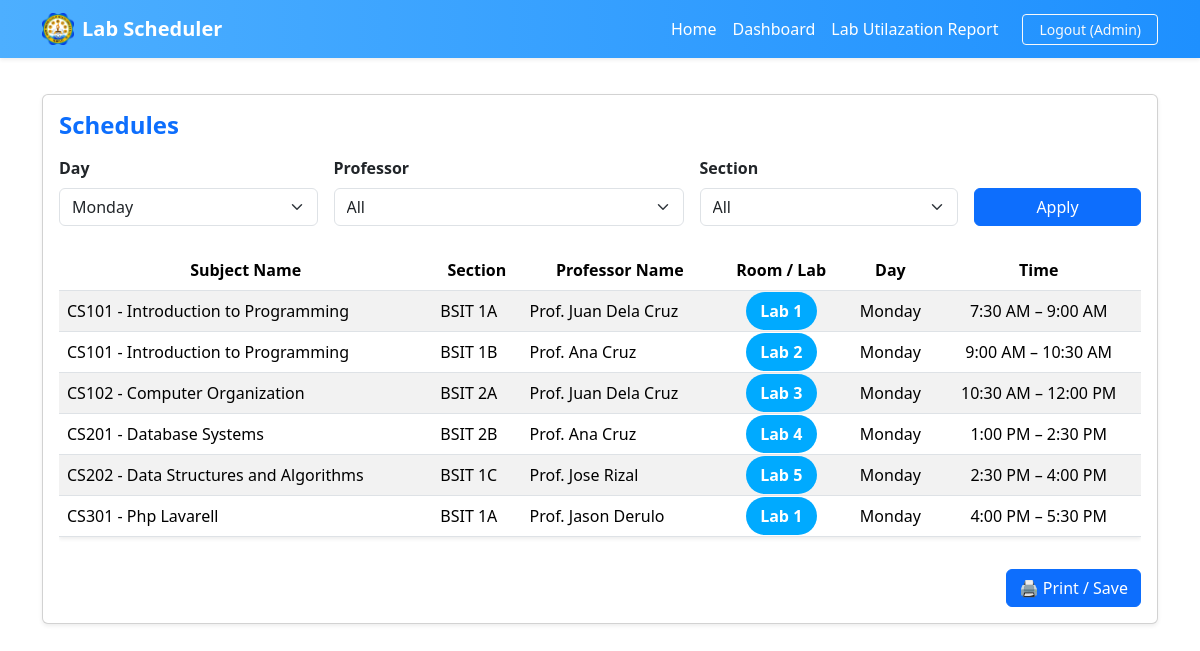
Page /schedules/view.php?day=Monday (signed in) on the committed database.
### tables this page shows
CREATE TABLE `schedules` (
  `id` int(11) NOT NULL,
  `lab_id` int(11) NOT NULL,
  `section_id` int(11) NOT NULL,
  `professor_subject_id` int(11) NOT NULL,
  `auto_shift` tinyint(1) NOT NULL DEFAULT 0,
  `day` enum('Monday','Tuesday','Wednesday','Thursday','Friday','Saturday') NOT NULL,
  `start_time` time NOT NULL,
  `end_time` time NOT NULL,
  `created_at` timestamp NOT NULL DEFAULT current_timestamp(),
  `week` int(11) NOT NULL DEFAULT 1
);

CREATE TABLE `subjects` (
  `id` int(11) NOT NULL,
  `subject_code` varchar(50) NOT NULL,
  `subject_name` varchar(150) NOT NULL,
  `created_at` timestamp NOT NULL DEFAULT current_timestamp()
);

CREATE TABLE `sections` (
  `id` int(11) NOT NULL,
  `section_name` varchar(100) NOT NULL
);

CREATE TABLE `professors` (
  `id` int(11) NOT NULL,
  `user_id` int(11) DEFAULT NULL,
  `name` varchar(100) NOT NULL
);

CREATE TABLE `labs` (
  `id` int(11) NOT NULL,
  `lab_name` varchar(100) NOT NULL,
  `color` varchar(20) DEFAULT '#00aaff'
);

### schedules/view.php (the view, shortened to what this page needs)
<?php
include '../includes/db.php';
$dayFilter       = $_GET['day'] ?? "All";
$professorFilter = $_GET['professor_id'] ?? "All";
$sectionFilter   = $_GET['section_id'] ?? "All";
$sql = "
    SELECT s.id, s.day, s.start_time, s.end_time,
           sec.section_name,
           l.lab_name, l.color AS lab_color,
           p.name AS professor_name,
           subj.subject_code, subj.subject_name
    FROM schedules s
    JOIN sections sec ON s.section_id = sec.id
    JOIN labs l ON s.lab_id = l.id
    JOIN professor_subjects ps ON s.professor_subject_id = ps.id
    JOIN professors p ON ps.professor_id = p.id
    JOIN subjects subj ON ps.subject_id = subj.id
    WHERE 1=1
";
$params = [];
$types  = "";
if ($dayFilter !== "All") {
    $sql .= " AND s.day = ?";
    $params[] = $dayFilter;
    $types .= "s";
}
$sql .= " ORDER BY
            FIELD(s.day, 'Monday','Tuesday','Wednesday','Thursday','Friday','Saturday'),
            s.start_time ASC";
$stmt = $conn->prepare($sql);
if (count($params) > 0) {
    $stmt->bind_param($types, ...$params);
}
$stmt->execute();
$result = $stmt->get_result();
?>
<!DOCTYPE html>
<html lang="en">
<head>
    <link href="https://cdn.jsdelivr.net/npm/bootstrap@5.3.0/dist/css/bootstrap.min.css" rel="stylesheet">
</head>
<body>
<?php include("../includes/navbar.php"); ?>
<div class="container mt-4">
    <div class="card shadow-sm">
        <div class="card-body">
            <h4 class="card-title mb-3 text-primary fw-bold">Schedules</h4>
            <form method="GET" class="row g-3 align-items-end mb-4 no-print">
                <div class="col-md-3">
                    <label for="day" class="form-label fw-semibold">Day</label>
                    <select name="day" id="day" class="form-select">
                        <?php
                        $days = ["Monday","Tuesday","Wednesday","Thursday","Friday","Saturday"];
                        foreach ($days as $day) {
                            echo "<option value='$day' " . ($dayFilter === $day ? "selected" : "") . ">$day</option>";
                        }
                        ?>
                    </select>
                </div>
                <div class="col-md-4">
                    <label for="professor_id" class="form-label fw-semibold">Professor</label>
                    <select name="professor_id" id="professor_id" class="form-select">
                        <option value="All" <?= $professorFilter === "All" ? "selected" : "" ?>>All</option>
                    </select>
                </div>
                <div class="col-md-3">
                    <label for="section_id" class="form-label fw-semibold">Section</label>
                    <select name="section_id" id="section_id" class="form-select">
                        <option value="All" <?= $sectionFilter === "All" ? "selected" : "" ?>>All</option>
                    </select>
                </div>
                <div class="col-md-2 d-grid">
                    <button type="submit" class="btn btn-primary">Apply</button>
                </div>
            </form>
            <div class="table-responsive">
                <table class="table table-striped text-center align-middle shadow-sm">
                    <thead>
                        <tr>
                            <th>Subject Name</th>
                            <th>Section</th>
                            <th>Professor Name</th>
                            <th>Room / Lab</th>
                            <th>Day</th>
                            <th>Time</th>
                        </tr>
                    </thead>
                    <tbody>
                        <?php if ($result->num_rows > 0): ?>
                            <?php while ($row = $result->fetch_assoc()): ?>
                                <tr>
                                    <td class="text-start">
                                        <?= htmlspecialchars($row['subject_code'] . " - " . $row['subject_name']) ?>
                                        <td class="text-start">
                                        <?= htmlspecialchars($row['section_name']) ?>
                                    </td>
                                    </td>
                                    <td class="text-start">
                                        <?= htmlspecialchars($row['professor_name']) ?>
                                    </td>
                                    <td>
                                        <span class="badge-lab text-white" style="background-color: <?= htmlspecialchars($row['lab_color']) ?>;">
                                            <?= htmlspecialchars($row['lab_name']) ?>
                                        </span>
                                    </td>
                                    <td><?= htmlspecialchars($row['day']) ?></td>
                                    <td><?= date("g:i A", strtotime($row['start_time'])) . " – " . date("g:i A", strtotime($row['end_time'])) ?></td>
                                </tr>
                            <?php endwhile; ?>
                        <?php else: ?>
                            <tr><td colspan="5">No schedules found.</td></tr>
                        <?php endif; ?>
                    </tbody>
                </table>
            </div>
            <div class="d-flex justify-content-end mt-3 no-print">
                <button onclick="window.print();" class="btn btn-primary">🖨️ Print / Save</button>
            </div>
        </div>
    </div>
</div>
</body>
</html>

### schedules/view.php (style rules this page uses)
body { background-color: #f8f9fa; }
.table th { background-color: #007bff; color: white; }
.table td, .table th { vertical-align: middle; }
.badge-lab { padding: 0.5em 0.9em; border-radius: 50px; font-weight: 600; }
.btn-primary { background-color: #007bff; border: none; }

### includes/navbar.php (style rules this page uses)
html, body { margin: 0; padding: 0; }
body { padding-top: 70px; }

### rows in the picture
schedules: subjects.subject_code+subject_name "CS101 - Introduction to Programming", section.section_name "BSIT 1A", professors.name "Prof. Juan Dela Cruz", lab.lab_name "Lab 1", day "Monday", start_time "7:30 AM", end_time "9:00 AM"
schedules: subjects.subject_code+subject_name "CS101 - Introduction to Programming", section.section_name "BSIT 1B", professors.name "Prof. Ana Cruz", lab.lab_name "Lab 2", day "Monday", start_time "9:00 AM", end_time "10:30 AM"
schedules: subjects.subject_code+subject_name "CS102 - Computer Organization", section.section_name "BSIT 2A", professors.name "Prof. Juan Dela Cruz", lab.lab_name "Lab 3", day "Monday", start_time "10:30 AM", end_time "12:00 PM"
schedules: subjects.subject_code+subject_name "CS201 - Database Systems", section.section_name "BSIT 2B", professors.name "Prof. Ana Cruz", lab.lab_name "Lab 4", day "Monday", start_time "1:00 PM", end_time "2:30 PM"
schedules: subjects.subject_code+subject_name "CS202 - Data Structures and Algorithms", section.section_name "BSIT 1C", professors.name "Prof. Jose Rizal", lab.lab_name "Lab 5", day "Monday", start_time "2:30 PM", end_time "4:00 PM"
schedules: subjects.subject_code+subject_name "CS301 - Php Lavarell", section.section_name "BSIT 1A", professors.name "Prof. Jason Derulo", lab.lab_name "Lab 1", day "Monday", start_time "4:00 PM", end_time "5:30 PM"

### other values in the picture
$username "Admin"
form field day "Monday"
